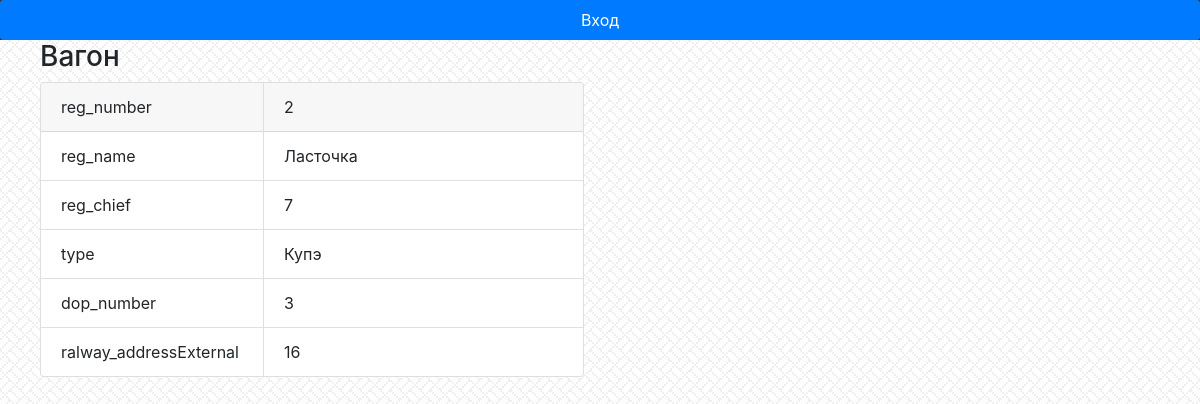
Page /wagon/1/ on the committed database.
### repairs_wagon_app/models.py (models this page shows, shortened)
class Wagon(models.Model):
    reg_number = models.IntegerField(unique=True)
    reg_name = models.CharField(max_length=60, unique=True)
    reg_chief = models.CharField(max_length=20, unique=True)
    type = models.CharField(max_length=30)
    type_year = models.IntegerField()
    dop_number = models.IntegerField()
    ralway_addressExternal = models.CharField(max_length=80)

### repairs_wagon_app/views.py (the view)
# urls.py: path('wagon/<int:pk>/', views.Wagon_detail.as_view(), name="wagon_d"),
class Wagon_detail(DetailView):
    model = Wagon
    template_name = 'wagon_detail.html'

### repairs_wagon_app/templates/wagon_detail.html (shortened to what this page needs)
{%extends 'menu.html'%}
{%block content%}
<head>
</head>
<link rel="stylesheet" href="https://stackpath.bootstrapcdn.com/bootstrap/4.1.3/css/bootstrap.min.css">
<ol>
    <h3>Вагон</h3>
<body>
<div class="card-group">
  <div class="card" style="max-width: 14rem;">
      <div class="card-header">
        reg_number
      </div>
      <ul class="list-group list-group-flush">
      <li class="list-group-item">reg_name</li>
      <li class="list-group-item">reg_chief</li>
      <li class="list-group-item">type</li>
      <li class="list-group-item">dop_number</li>
      <li class="list-group-item">ralway_addressExternal</li>
      </ul>
    </div>
  <div class="card" style="max-width: 20rem;">
      <div class="card-header">
        {{ object.reg_number }}
      </div>
      <ul class="list-group list-group-flush">
      <li class="list-group-item">{{ object.reg_name }}</li>
      <li class="list-group-item">{{ object.reg_chief }}</li>
      <li class="list-group-item">{{ object.type }}</li>
      <li class="list-group-item">{{ object.dop_number }}</li>
        <li class="list-group-item">{{ object.ralway_addressExternal }}</li>
      </ul>
    </div>
</div>
</body>
</ol>
{% endblock %}

### repairs_wagon_app/static/wagon/style.css (style rules this page uses)
body { background: white url("images/BACKGROUND.jpg"); }

### rows in the picture
Wagon: reg_number "2", reg_name "Ласточка", reg_chief "7", type "Купэ", dop_number "3", ralway_addressExternal "16"
